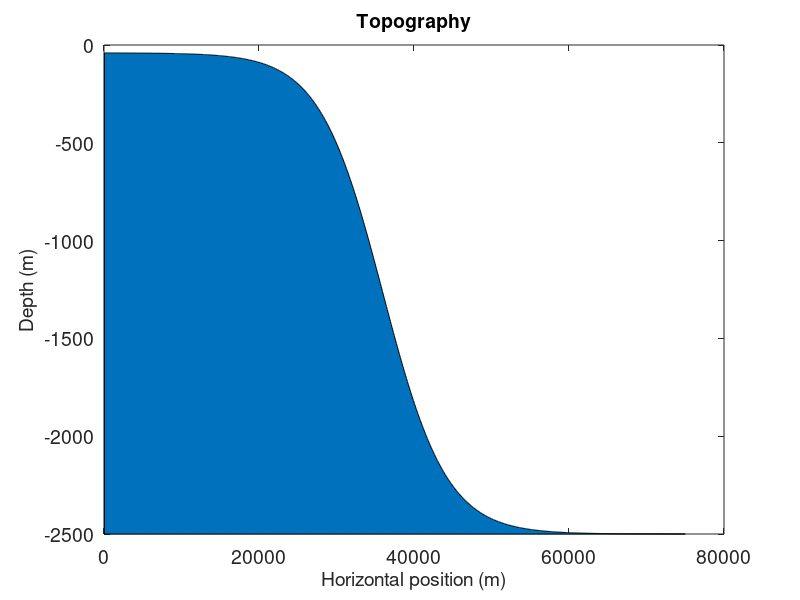
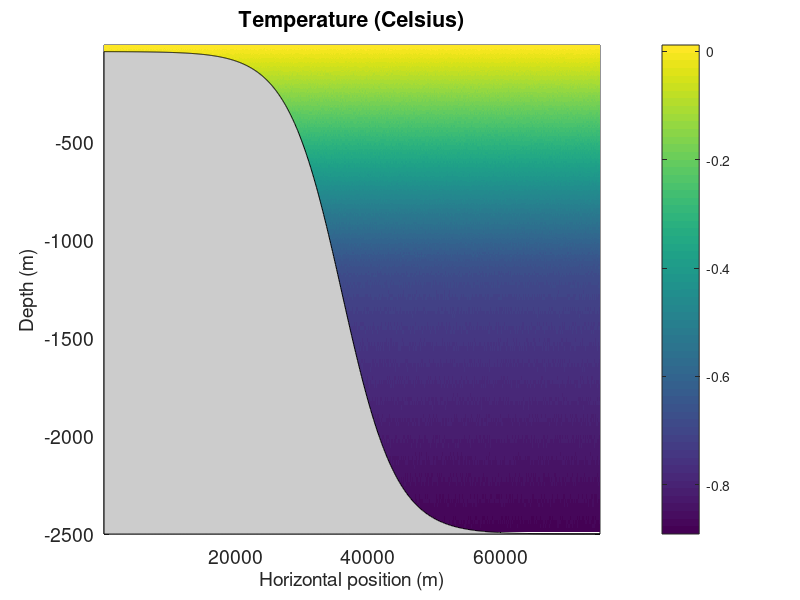
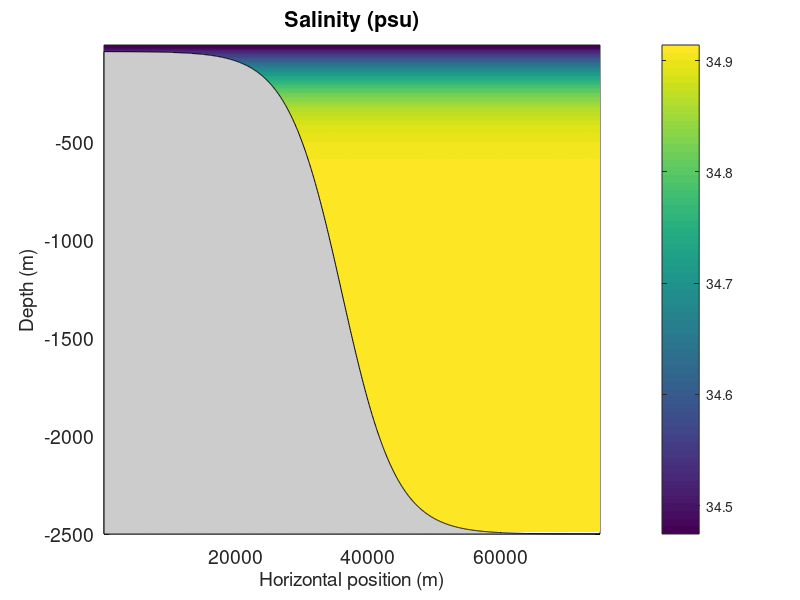
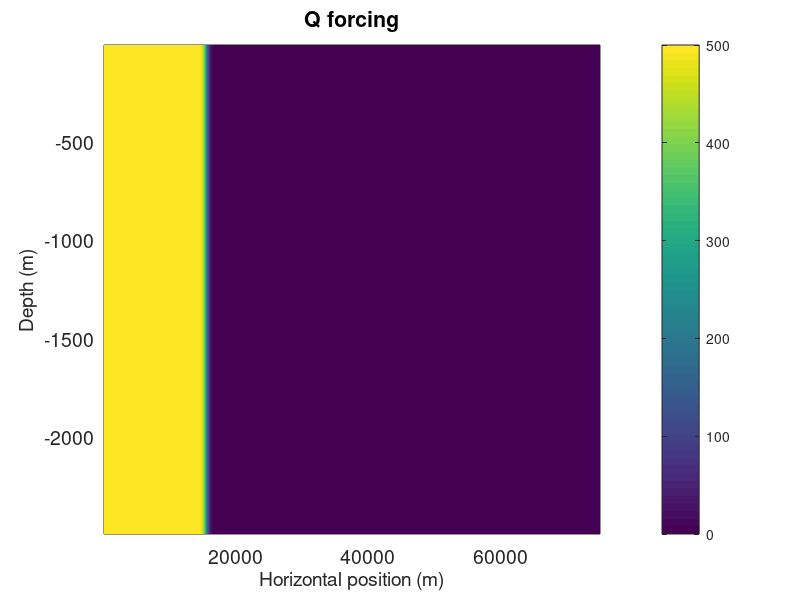

Write MATLAB code to recreate these figures, in order.
% This is a matlab script that generates the input data
% variable x resolution
clear all
close all

prec='real*8';
ieee='b';

% Dimensions of grid
%nx=80;
nx=1280; %320 previously
ny=1;
nz=240; %60 previously
% Nominal depth of model (meters)
H=2500.0;
% Size of domain
Lx=75.0e3;

% Horizontal resolution (m)
%Variable resolution
res1=2*Lx/(3*nx);
L1=Lx/2;
L2=Lx - L1;
n2=nx - (L1/res1);
res2=L2/n2;
A=res2 - res1;
iswitch1=L1/(res1);
width=40;
dx=zeros(nx,1);
for i=1:nx
    dx(i) = res1*1.43982 + 0.06*A*( tanh( (i-iswitch1)/width) + 1);
%dx(i) = Lx/nx;
end

%Vertical resolution (m)
res1z=2*H/(3*nz);
H1 =H/2;
H2 =H - H1;
n2z =nz - (H1/res1z);
res2z=H2/n2z;
Az = res2z-res1z;
% in gendata_Kara1 iswitchz =H1/(res1z);
iswitchz =H1/(res1z);
widthz=10;
dz = zeros(nz,1);
for i=1:nz
    dz(i) =res1z*.95+0.5408*Az*(tanh((i-iswitchz)/widthz)+1);
    %in gendata_Kara1 dz(i) =res1z/4+1.2*Az*(tanh((i-iswitchz)/widthz)+1);

end


x=zeros(nx,1);
x(1) = dx(1);
for i=2:nx
x(i)=x(i-1) + dx(i);
end

z=zeros(nz,1);
z(1) =-dz(1);
for i=2:nz
    z(i)=(z(i-1)-dz(i));
end

fid=fopen('dx.bin','w',ieee); fwrite(fid,dx,prec); fclose(fid);
fid=fopen('dz.bin','w',ieee); fwrite(fid,dz,prec); fclose(fid);
dy = Lx/nx

% Flux
Qo=500;
SFo=0.0372;

% Stratification
gravity=9.81;
talpha=2.0e-4;
sbeta=7.4e-4;
N2=0.0000013; %0 for no stratification
Tz=N2/(gravity*talpha);
Sz=N2/(gravity*sbeta);


%Tanh function for cooling
xswitch = 2.2e4+ Lx/2.0;
qwidth = .5e3;
Q=0.0*rand([nx,ny]);
for i=1:nx
Q(i,:) = Q(i,:) + Qo*0.5*(tanh((Lx-x(i)-xswitch)/qwidth) + 1);
%Q(i,:) = Q(i,:) + Qo*0.5*(tanh((x(i)-xswitch)/qwidth) + 1);
end
fid=fopen('Qnet.forcing','w',ieee); fwrite(fid,Q,prec); fclose(fid);

%Tanh function for salinity forcing
%negative for increasing SSS
xswitch = 2.2e4 + Lx/2.0;
sfwidth = 0.5e3;
SF=0.0*rand([nx,ny]);
for i=1:nx
SF(i,:) = -(SF(i,:) + SFo*0.5*(tanh((Lx-x(i)-xswitch)/sfwidth) + 1));
%Q(i,:) = Q(i,:) + Qo*0.5*(tanh((x(i)-xswitch)/qwidth) + 1);
end
fid=fopen('SF.forcing','w',ieee); fwrite(fid,SF,prec); fclose(fid);

% Temperature profile
i = 1:1:nz;
Tref = 1.5516 - 1.5414*(tanh(i/(2*179.2610))+1); %2*179.2610 for doubled res
fid =fopen('Tref.init','w',ieee); fwrite(fid,Tref,prec); fclose(fid);
[sprintf('Tref =') sprintf(' %8.6g,',Tref)]

%Sponge BC
Uref=Tref*0;
Vref=Tref*0;
fid =fopen('Uref.init','w',ieee); fwrite(fid,Uref,prec); fclose(fid);
fid =fopen('Vref.init','w',ieee); fwrite(fid,Vref,prec); fclose(fid);

%t = 0.25*rand([nx,ny,nz]);
t=0.01*rand([nx,ny,nz]);

for k=1:nz
 t(:,:,k) = t(:,:,k) + Tref(k);
end
fid=fopen('T.init','w',ieee); fwrite(fid,t,prec); fclose(fid);

%Salinity profile
i = 1:1:nz;
Sref=33.9831+0.4654*(tanh(i/(2*17.9459))+1); %2* 17.9459 for doubled res, etc.
fid=fopen('Sref.init','w',ieee); fwrite(fid,Sref,prec); fclose(fid);
s=0.0001*rand([nx,ny,nz]);
for k=1:nz
    s(:,:,k)=s(:,:,k)+Sref(k);
end
fid=fopen('S.init','w',ieee); fwrite(fid,s,prec); fclose(fid);

% Sloping channel
% tanh function for slope
slope=0.15
offset=1.5e3 + Lx/2.0;
dmax=-40.0;
h1=dmax;
h2=-H;
hdiff=(h1-h2);
xwidth=hdiff/(2.0*slope);
d=0.0*rand([nx,ny]);
for i=1:nx
for j=1:ny
d(i,j) = hdiff/2*(tanh((Lx-x(i)-offset)/xwidth) + 1) - H;
end
end
%d(1,:)=0.0;
fid=fopen('topog.slope','w',ieee); fwrite(fid,d,prec); fclose(fid);

pressure = -9.81*1035*z/10000;
pressure = repmat(pressure,[1 nx]);
pressure = reshape(pressure',nx,1,nz);



figure(101)
area(x,d(:,1),-2500); 
set(gca,'Fontsize',14); xlabel('Horizontal position (m)','Fontsize',14)
ylabel('Depth (m)','Fontsize',14); title('Topography','Fontsize',14)

figure(102)
pcolor(x,z,squeeze(t)'); shading flat;
set(gca,'Ydir','Normal')
colorbar; title('Temperature (Celsius)','Fontsize',14)
set(gca,'Fontsize',14); xlabel('Horizontal position (m)','Fontsize',14)
ylabel('Depth (m)','Fontsize',14); 
hold on; 
h =area(x,d(:,1),-2500);
set(h,'Facecolor',[0.8 0.8 0.8]);
caxis([-0.8909 0.0116]);

figure(103)
pcolor(x,z,squeeze(s)'); shading flat;
set(gca,'Ydir','Normal')
colorbar; title('Salinity (psu)','Fontsize',14)
set(gca,'Fontsize',14); xlabel('Horizontal position (m)','Fontsize',14)
ylabel('Depth (m)','Fontsize',14); 
hold on; 
hh =area(x,d(:,1),-2500); 
set(hh,'FaceColor',[0.8 0.8 0.8]);
caxis([34.4744 34.9140]);

figure(104)
pcolor(x,z,repmat(Q',nz,1)); shading flat;
colorbar; title('Q forcing','Fontsize',14)
set(gca,'Fontsize',14); xlabel('Horizontal position (m)','Fontsize',14)
ylabel('Depth (m)','Fontsize',14); 

figure(105)
pcolor(x,z,repmat(SF',nz,1)); shading flat;
colorbar; title('Salinity forcing','Fontsize',14)
set(gca,'Fontsize',14); xlabel('Horizontal position (m)','Fontsize',14)
ylabel('Depth (m)','Fontsize',14); 

mask = zeros(nx,1,nz);
mask(1:148*2,1,1)=1;
mask(1251:1280,1,1:nz)=1;
figure(106)
imagesc(squeeze(mask)');
fid=fopen('rbcs_mask.bin','w',ieee); fwrite(fid,mask,prec); fclose(fid);

relax= zeros(nx,1,nz);
relax(1:148*2,1,1)=1;
figure(107)
imagesc(squeeze(relax)')
fid=fopen('rbcs_Tr1_fld.bin','w',ieee); fwrite(fid,relax,prec); fclose(fid);
